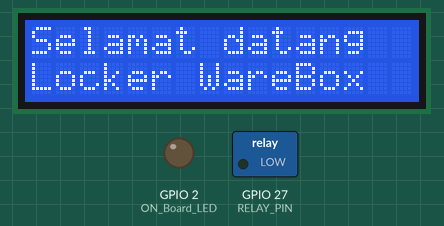
The sketch below on a simulated ESP32. Parts: 16×2 character LCD, switched loads named in the sketch (green lamp = pin HIGH), output pins drawn as LEDs (lit = HIGH). WiFi joins after 1.5 s; servers stay silent unless stated; uploads are accepted with an empty reply; what the sketch prints to the serial monitor is not drawn.

Above: at 0.6 s.
At 1.9 s:
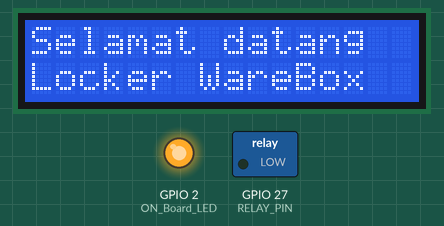
Timing chart, 0 to 3.4 s (numbered marks = the images above):
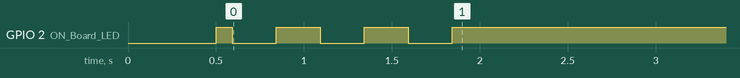

The sketch:

program_warebox_pin_website.ino
```cpp
#include <WiFi.h>
#include <HTTPClient.h>
#include <Wire.h>
#include <LiquidCrystal_I2C.h>

#define ON_Board_LED 2  //--> Defining an On Board LED (GPIO2), used for indicators when the process of connecting to a wifi router
#define RELAY_PIN 27 //--> Defines a Relay Pin. GPIO15

//----------------------------------------SSID and Password of your WiFi router.
const char* ssid = "OPPO A92"; //--> Your wifi name or SSID.
const char* password = "12345678"; //--> Your wifi password.
//----------------------------------------

//----------------------------------------Web Server address / IPv4
// If using IPv4, press Windows key + R then type cmd, then type ipconfig (If using Windows OS).
// String host_or_IPv4 = "http://Your_Host_or_IP";
// Example :
// String host_or_IPv4 = "http://192.168.0.0/";
String host_or_IPv4 = "http://192.168.94.22:8080/";

String Destination = "";
String URL_Server = "";
//----------------------------------------

//----------------------------------------
String getData = "";
String payloadGet = "";
//----------------------------------------

//----------------------------------------
HTTPClient http; //--> Declare object of class HTTPClient
WiFiClient client;
//----------------------------------------

LiquidCrystal_I2C lcd(0x27, 16, 2);


void setup() {
  // put your setup code here, to run once:
  Serial.begin(115200);
  delay(500);

  WiFi.mode(WIFI_STA);
  WiFi.begin(ssid, password); //--> Connect to your WiFi router
  Serial.println("");

  pinMode(ON_Board_LED, OUTPUT); //--> On Board LED port Direction output
  digitalWrite(ON_Board_LED, HIGH); //--> Turn off Led On Board

  pinMode(RELAY_PIN, OUTPUT); //--> Relay port Direction output
  digitalWrite(RELAY_PIN, LOW); //--> Turn off Relay

  // Initialize the LCD and print the welcome message
  lcd.init();
  lcd.backlight();
  lcd.setCursor(0, 0);
  lcd.print("Selamat datang");
  lcd.setCursor(0, 1);
  lcd.print("Locker WareBox");


  //----------------------------------------Wait for connection
  Serial.print("Connecting");
  while (WiFi.status() != WL_CONNECTED) {
    Serial.print(".");
    //----------------------------------------Make the On Board Flashing LED on the process of connecting to the wifi router.
    digitalWrite(ON_Board_LED, LOW);
    delay(250);
    digitalWrite(ON_Board_LED, HIGH);
    delay(250);
    //----------------------------------------
  }
  //----------------------------------------
  digitalWrite(ON_Board_LED, HIGH); //--> Turn off the On Board LED when it is connected to the wifi router.
  //----------------------------------------If successfully connected to the wifi router, the IP Address that will be visited is displayed in the serial monitor
  Serial.println("");
  Serial.print("Successfully connected to : ");
  Serial.println(ssid);
  Serial.print("IP address: ");
  Serial.println(WiFi.localIP());
  Serial.println();
  //----------------------------------------

  delay(2000);
}

void loop() {
  // put your main code here, to run repeatedly:

  //----------------------------------------
  // From my tests, after uploading the program code, the connection for the first time may fail (-1). But the next connection is fine/runs smoothly.
  //----------------------------------------

  //----------------------------------------Getting Data from MySQL Database
  int id = 0; //--> ID in Database
  getData = "ID=" + String(id);
  Destination = "warebox/apps/online/GetData.php";
  URL_Server = host_or_IPv4 + Destination;
  Serial.println("----------------Connect to Server-----------------");
  Serial.println("Get Relay Status from Server or Database");
  Serial.print("Request Link : ");
  Serial.println(URL_Server);
  http.begin(client, URL_Server); //--> Specify request destination
  http.addHeader("Content-Type", "application/x-www-form-urlencoded");    //Specify content-type header
  int httpCodeGet = http.POST(getData); //--> Send the request
  payloadGet = http.getString(); //--> Get the response payload from server
  Serial.print("Response Code : "); //--> If Response Code = 200 means Successful connection, if -1 means connection failed. For more information see here : https://en.wikipedia.org/wiki/List_of_HTTP_status_codes
  Serial.println(httpCodeGet); //--> Print HTTP return code
  Serial.print("Returned data from Server : ");
  Serial.println(payloadGet); //--> Print request response payload

  if (payloadGet == "1") {
    digitalWrite(RELAY_PIN, LOW); //--> Turn on Relay
    delay(6000);
    digitalWrite(RELAY_PIN, HIGH);
    sendUpdateRequest(); //--> Call function to update Stat after 6 seconds delay
  }
  if (payloadGet == "0") {
    digitalWrite(RELAY_PIN, HIGH); //--> Turn off Relay
  }
  //----------------------------------------

  Serial.println("----------------Closing Connection----------------");
  http.end(); //--> Close connection
  Serial.println();
  Serial.println("Please wait 10 seconds for the next connection.");
  Serial.println();
  delay(10000); //--> GET Data at every 10 seconds. From the tests I did, when I used the 5 second delay, the connection was unstable.
}

void sendUpdateRequest() {
  String updateData = "ID=0";
  String updateDestination = "NodeMCU_Get_Database/create_or_update_stat.php";
  String updateURL = host_or_IPv4 + updateDestination;
  Serial.println("Updating Stat to 1 on the Server");
  Serial.print("Request Link : ");
  Serial.println(updateURL);

  http.begin(client, updateURL); // Specify request destination
  http.addHeader("Content-Type", "application/x-www-form-urlencoded"); // Specify content-type header
  int httpCodeUpdate = http.POST(updateData); // Send the request
  String payloadUpdate = http.getString(); // Get the response payload from server
  Serial.print("Response Code : ");
  Serial.println(httpCodeUpdate); // Print HTTP return code
  Serial.print("Returned data from Server : ");
  Serial.println(payloadUpdate); // Print request response payload
  http.end(); // Close connection
}
```
